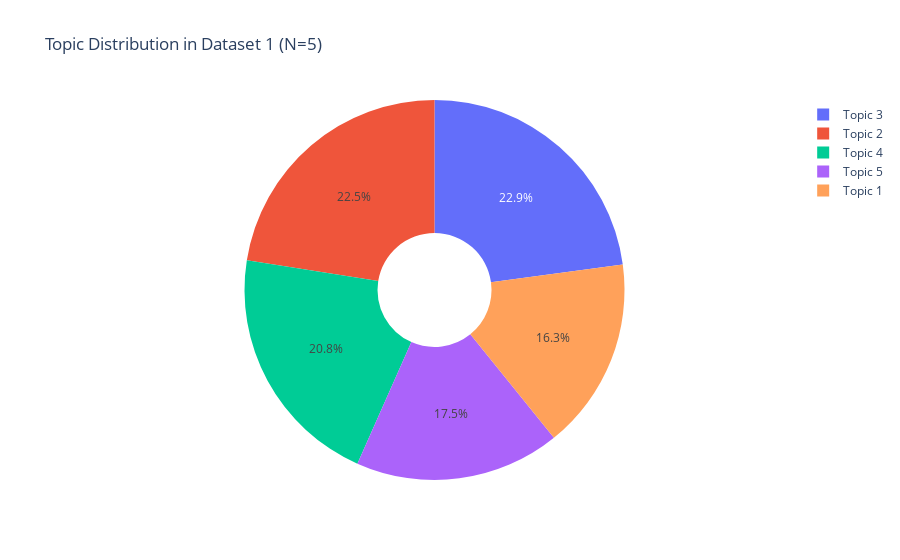
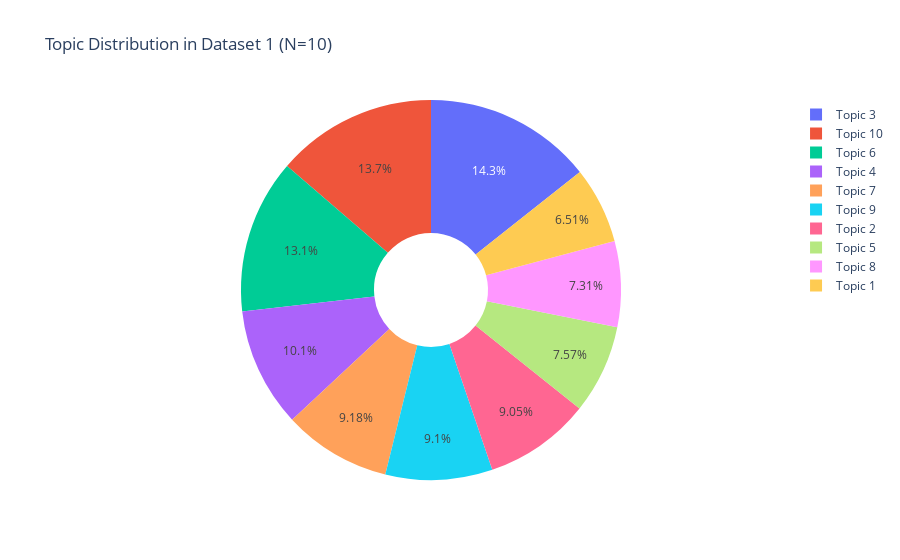
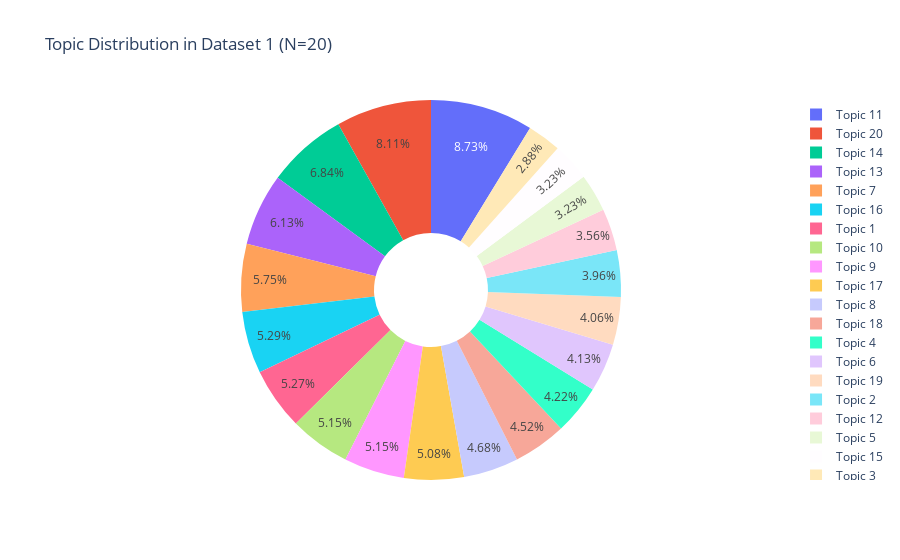
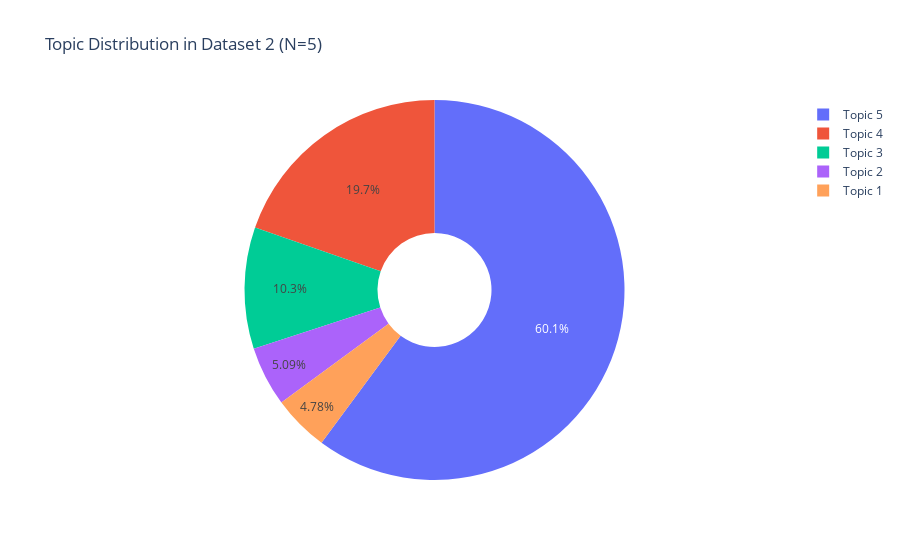

Here is the notebook cell these charts were saved with, in order:
### Code cell
import plotly.express as px
import plotly.offline as pyo
import plotly.io as pio
import gensim
from gensim import corpora
from gensim.models import LdaModel

# Initialize Plotly in notebook mode
pyo.init_notebook_mode(connected=True)

# Define the function to apply LDA and plot donut charts
def apply_lda_and_plot_donut(data, num_topics_list, dataset_name="Dataset"):
    # Tokenize the cleaned text
    texts = [text.split() for text in data['cleaned_text']]

    # Create a dictionary and corpus for the dataset
    dictionary = corpora.Dictionary(texts)
    corpus = [dictionary.doc2bow(text) for text in texts]

    # Loop through each value of N (number of topics)
    for num_topics in num_topics_list:
        lda_model = LdaModel(corpus, num_topics=num_topics, id2word=dictionary, passes=15)

        # Get the topic frequencies
        topic_frequency = {i: 0 for i in range(num_topics)}
        for doc in corpus:
            topics = lda_model.get_document_topics(doc)
            for topic_id, topic_prob in topics:
                topic_frequency[topic_id] += topic_prob
        
        # Prepare data for plotting
        topic_labels = [f"Topic {i+1}" for i in range(num_topics)]
        topic_counts = [topic_frequency[i] for i in range(num_topics)]

        # Plot donut chart for the current dataset and number of topics
        fig = px.pie(names=topic_labels, values=topic_counts, hole=0.3, title=f"Topic Distribution in {dataset_name} (N={num_topics})")
        
        # To ensure plot is displayed using plotly.io.show()
        pio.show(fig)

# Step 2: Apply LDA to both datasets for 5, 10, 20 topics
num_topics_list = [5, 10, 20]

# Applying LDA and plot donut charts for the first dataset
apply_lda_and_plot_donut(data, num_topics_list, dataset_name="Dataset 1")

# Applying LDA and plot donut charts for the second dataset
apply_lda_and_plot_donut(data2, num_topics_list, dataset_name="Dataset 2")

### Figure 1 — Plotly figure (JSON) as saved in the notebook; plotly's stock layout.template omitted (floating-point values rounded to 4 significant figures)
{"data": [{"domain": {"x": [0, 1], "y": [0, 1]}, "hole": 0.3, "hovertemplate": "label=%{label}<br>value=%{value}<extra></extra>", "labels": ["Topic 1", "Topic 2", "Topic 3", "Topic 4", "Topic 5"], "legendgroup": "", "name": "", "showlegend": true, "type": "pie", "values": [748.9, 1033.0, 1049.0, 956.6, 801.6]}], "layout": {"legend": {"tracegroupgap": 0}, "title": {"text": "Topic Distribution in Dataset 1 (N=5)"}}}

### Figure 2 — Plotly figure (JSON) as saved in the notebook; plotly's stock layout.template omitted (floating-point values rounded to 4 significant figures)
{"data": [{"domain": {"x": [0, 1], "y": [0, 1]}, "hole": 0.3, "hovertemplate": "label=%{label}<br>value=%{value}<extra></extra>", "labels": ["Topic 1", "Topic 2", "Topic 3", "Topic 4", "Topic 5", "Topic 6", "Topic 7", "Topic 8", "Topic 9", "Topic 10"], "legendgroup": "", "name": "", "showlegend": true, "type": "pie", "values": [295.2, 410.3, 649.7, 460.1, 343.3, 594.9, 416.1, 331.3, 412.4, 620.3]}], "layout": {"legend": {"tracegroupgap": 0}, "title": {"text": "Topic Distribution in Dataset 1 (N=10)"}}}

### Figure 3 — Plotly figure (JSON) as saved in the notebook; plotly's stock layout.template omitted (floating-point values rounded to 4 significant figures)
{"data": [{"domain": {"x": [0, 1], "y": [0, 1]}, "hole": 0.3, "hovertemplate": "label=%{label}<br>value=%{value}<extra></extra>", "labels": ["Topic 1", "Topic 2", "Topic 3", "Topic 4", "Topic 5", "Topic 6", "Topic 7", "Topic 8", "Topic 9", "Topic 10", "Topic 11", "Topic 12", "Topic 13", "Topic 14", "Topic 15", "Topic 16", "Topic 17", "Topic 18", "Topic 19", "Topic 20"], "legendgroup": "", "name": "", "showlegend": true, "type": "pie", "values": [231.1, 173.7, 126.1, 185.1, 141.4, 181.2, 252.1, 205.2, 225.8, 225.8, 382.6, 156.0, 268.8, 299.6, 141.3, 231.9, 222.6, 198.1, 177.9, 355.5]}], "layout": {"legend": {"tracegroupgap": 0}, "title": {"text": "Topic Distribution in Dataset 1 (N=20)"}}}

### Figure 4 — Plotly figure (JSON) as saved in the notebook; plotly's stock layout.template omitted (floating-point values rounded to 4 significant figures)
{"data": [{"domain": {"x": [0, 1], "y": [0, 1]}, "hole": 0.3, "hovertemplate": "label=%{label}<br>value=%{value}<extra></extra>", "labels": ["Topic 1", "Topic 2", "Topic 3", "Topic 4", "Topic 5"], "legendgroup": "", "name": "", "showlegend": true, "type": "pie", "values": [613.3, 653.1, 1324.0, 2524.0, 7713.0]}], "layout": {"legend": {"tracegroupgap": 0}, "title": {"text": "Topic Distribution in Dataset 2 (N=5)"}}}
